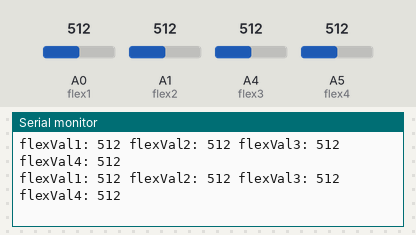
The sketch below on a simulated Arduino Uno, built with avr-gcc and run on an emulated ATmega328P. On the bench: the last lines printed to the serial monitor. Inputs (shaded band) come from the test bench; at power-on: A0 (flex1) = 512, A1 (flex2) = 512, A4 (flex3) = 512, A5 (flex4) = 512.

Above: at 1.2 s.
1.3 s: A0 (flex1) set to 108
At 1.43 s:
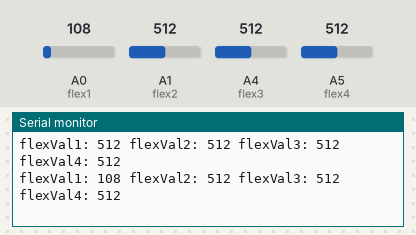
4.3 s: A0 (flex1) set to 90
At 4.33 s:
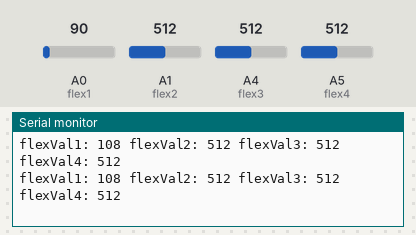
7.3 s: A1 (flex2) set to 105
At 7.31 s:
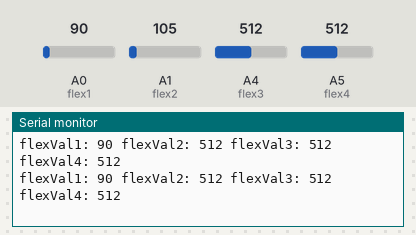
10.3 s: A1 (flex2) set to 90
At 10.33 s:
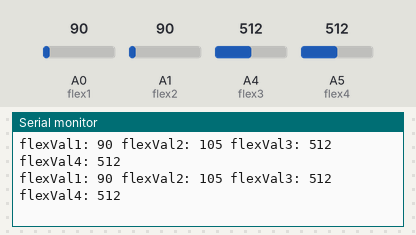
11.8 s: A4 (flex3) set to 111
At 11.82 s:
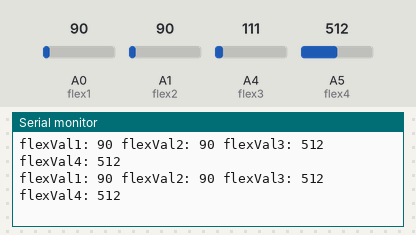
14.8 s: A4 (flex3) set to 89
At 14.8 s:
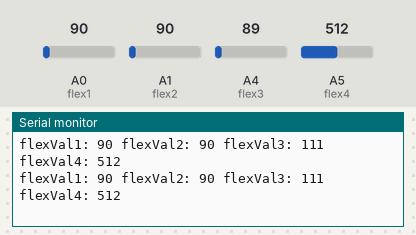
Timing chart, 0 to 17.8 s (numbered marks = the images above; inputs shaded):
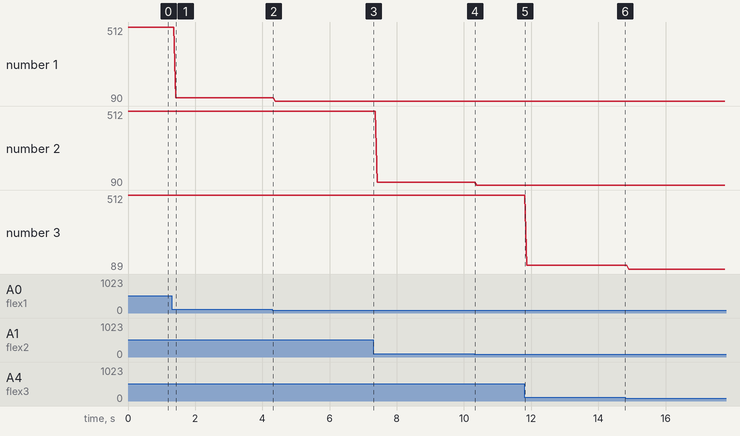

The sketch:

Serial_flex_sensor_read.ino
```cpp
int const flex1 = A0; // Up
int const flex2 = A1; // Down
int const flex3 = A4; // Left
int const flex4 = A5; // Right
int flexVal1;
int flexVal2;
int flexVal3;
int flexVal4;


void setup() {
  // put your setup code here, to run once:
Serial.begin(9600);
}

void loop() {
  // put your main code here, to run repeatedly:
flexVal1 = analogRead(flex1);
flexVal2 = analogRead(flex2);
flexVal3 = analogRead(flex3);
flexVal4 = analogRead(flex4);

Serial.print("flexVal1: ");
Serial.print(flexVal1);

Serial.print(" ");

Serial.print("flexVal2: ");
Serial.print(flexVal2);

Serial.print(" ");

Serial.print("flexVal3: ");
Serial.print(flexVal3);

Serial.print(" ");

Serial.print("flexVal4: ");
Serial.println(flexVal4);
}
```

Measured:
- after the input at 1.3 s, the serial monitor: prints a new line after 0.12 s (image 1)
- plotted number 1: 512 → 108 after the input at 1.3 s, 108 → 90 after the input at 4.3 s
- plotted number 2: 512 → 105 after the input at 7.3 s
- plotted number 3: 512 → 111 after the input at 11.8 s, 111 → 89 after the input at 14.8 s
